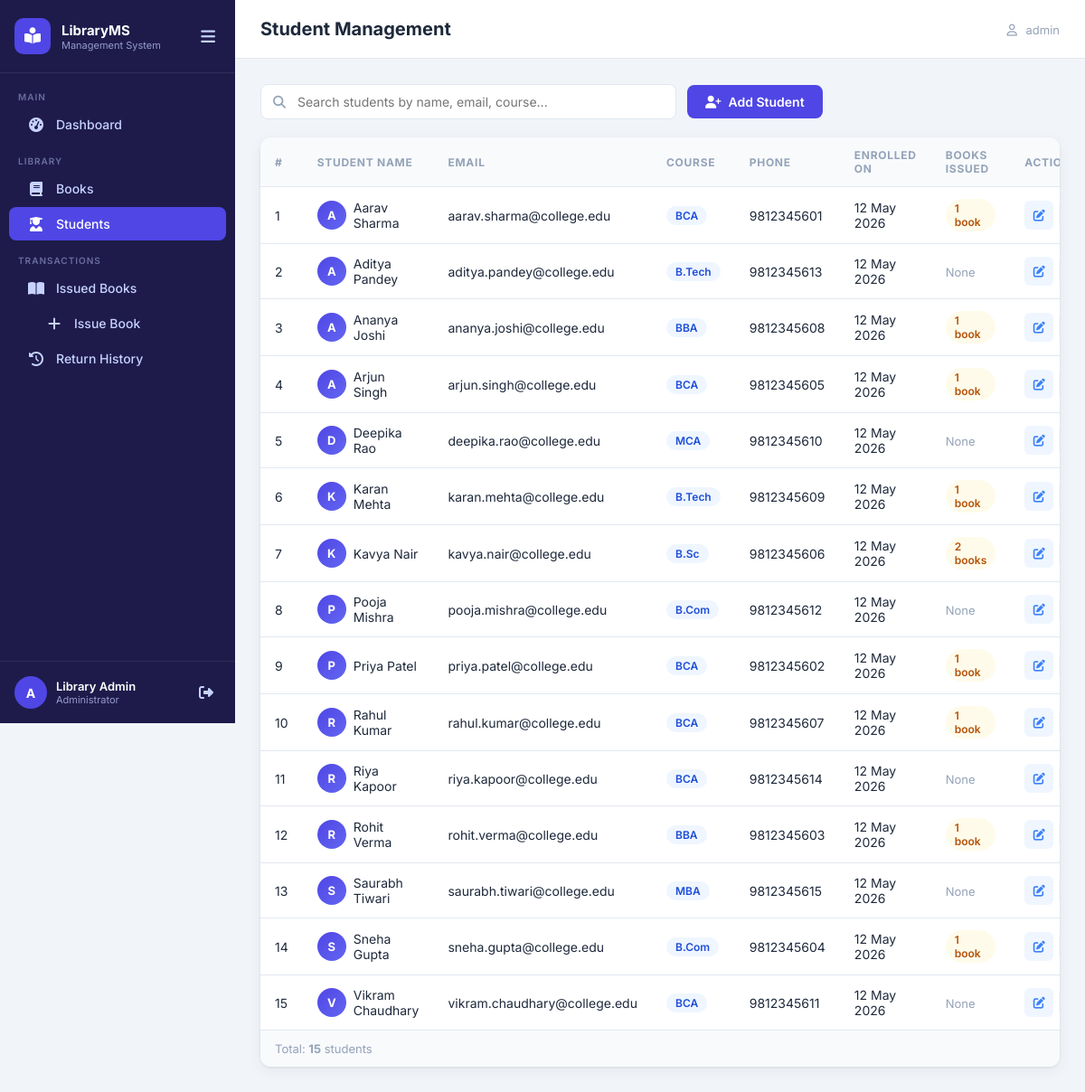
The app's page /students/ (signed in) with its own data.
### library/models.py (models this page shows, shortened)
class Student(models.Model):
    COURSE_CHOICES = [
        ('BCA', 'BCA'),
        ('BBA', 'BBA'),
        ('B.Com', 'B.Com'),
        ('B.Sc', 'B.Sc'),
        ('B.Tech', 'B.Tech'),
        ('MBA', 'MBA'),
        ('MCA', 'MCA'),
        ('M.Sc', 'M.Sc'),
    ]
    name = models.CharField(max_length=255)
    email = models.EmailField(unique=True)
    course = models.CharField(max_length=50, choices=COURSE_CHOICES, default='BCA')
    phone = models.CharField(max_length=15, blank=True, null=True)
    enrollment_date = models.DateField(auto_now_add=True)
    class Meta:
        ordering = ['name']
    @property
    def issued_books_count(self):
        return self.issuedbook_set.filter(returned=False).count()

### library/views.py (the view)
# urls.py: path('students/', views.student_list, name='student_list'),
@login_required
def student_list(request):
    query = request.GET.get('q', '').strip()
    students = Student.objects.all()
    if query:
        students = students.filter(
            Q(name__icontains=query) |
            Q(email__icontains=query) |
            Q(course__icontains=query)
        )
    return render(request, 'library/students.html', {'students': students, 'query': query})

### templates/library/students.html (shortened to what this page needs)
{% extends 'library/base.html' %}
{% block page_title %}Student Management{% endblock %}
{% block content %}
<div class="page-toolbar">
    <div class="search-box">
        <i class="fa-solid fa-magnifying-glass search-icon"></i>
        <input
            type="text"
            id="searchInput"
            class="search-input"
            placeholder="Search students by name, email, course..."
            value="{{ query }}"
            autocomplete="off"
        >
    </div>
    <a href="{% url 'add_student' %}" class="btn btn-primary">
        <i class="fa-solid fa-user-plus"></i> Add Student
    </a>
</div>
<div class="card">
    {% if students %}
    <div class="table-wrapper">
        <table class="table" id="studentsTable">
            <thead>
                <tr>
                    <th>#</th>
                    <th>Student Name</th>
                    <th>Email</th>
                    <th>Course</th>
                    <th>Phone</th>
                    <th>Enrolled On</th>
                    <th>Books Issued</th>
                    <th>Actions</th>
                </tr>
            </thead>
            <tbody>
                {% for student in students %}
                <tr>
                    <td>{{ forloop.counter }}</td>
                    <td>
                        <div class="student-cell">
                            <div class="student-avatar">{{ student.name|first|upper }}</div>
                            <span>{{ student.name }}</span>
                        </div>
                    </td>
                    <td>{{ student.email }}</td>
                    <td><span class="badge badge--blue">{{ student.course }}</span></td>
                    <td>{{ student.phone|default:"—" }}</td>
                    <td>{{ student.enrollment_date|date:"d M Y" }}</td>
                    <td>
                        {% if student.issued_books_count > 0 %}
                        <span class="badge badge--orange">{{ student.issued_books_count }} book{{ student.issued_books_count|pluralize }}</span>
                        {% else %}
                        <span class="text-muted">None</span>
                        {% endif %}
                    </td>
                    <td>
                        <div class="action-btns">
                            <a href="{% url 'edit_student' student.pk %}" class="btn-icon btn-icon--edit" title="Edit">
                                <i class="fa-solid fa-pen-to-square"></i>
                            </a>
                        </div>
                    </td>
                </tr>
                {% endfor %}
            </tbody>
        </table>
    </div>
    <div class="table-footer">
        <p class="table-count">Total: <strong>{{ students|length }}</strong> student{{ students|length|pluralize }}</p>
    </div>
    {% else %}
    <div class="empty-state">
        <i class="fa-solid fa-user-graduate empty-icon"></i>
        <p>No students found {% if query %}matching "{{ query }}"{% endif %}.</p>
        <a href="{% url 'add_student' %}" class="btn btn-primary">Add First Student</a>
    </div>
    {% endif %}
</div>
{% endblock %}

### templates/library/base.html (shortened to what this page needs)
<!DOCTYPE html>
<html lang="en">
<head>
    {% load static %}
    <link rel="stylesheet" href="{% static 'css/style.css' %}">
    <link rel="stylesheet" href="{% static 'css/sidebar.css' %}">
    <link rel="stylesheet" href="https://cdnjs.cloudflare.com/ajax/libs/font-awesome/6.5.0/css/all.min.css">
</head>
<body>
{% if user.is_authenticated %}
<aside class="sidebar" id="sidebar">
    <div class="sidebar-header">
        <div class="sidebar-logo">
            <i class="fa-solid fa-book-open-reader"></i>
        </div>
        <div class="sidebar-brand">
            <span class="brand-name">LibraryMS</span>
            <span class="brand-sub">Management System</span>
        </div>
        <button class="sidebar-toggle" id="sidebarToggle" aria-label="Toggle sidebar">
            <i class="fa-solid fa-bars"></i>
        </button>
    </div>
    <nav class="sidebar-nav">
        <div class="nav-group">
            <span class="nav-label">Main</span>
            <a href="{% url 'dashboard' %}" class="nav-item {% if request.resolver_match.url_name == 'dashboard' %}active{% endif %}">
                <i class="fa-solid fa-gauge-high"></i>
                <span>Dashboard</span>
            </a>
        </div>
        <div class="nav-group">
            <span class="nav-label">Library</span>
            <a href="{% url 'book_list' %}" class="nav-item {% if 'book' in request.resolver_match.url_name %}active{% endif %}">
                <i class="fa-solid fa-book"></i>
                <span>Books</span>
            </a>
            <a href="{% url 'student_list' %}" class="nav-item {% if 'student' in request.resolver_match.url_name %}active{% endif %}">
                <i class="fa-solid fa-user-graduate"></i>
                <span>Students</span>
            </a>
        </div>
        <div class="nav-group">
            <span class="nav-label">Transactions</span>
            <a href="{% url 'issued_books' %}" class="nav-item {% if request.resolver_match.url_name == 'issued_books' or request.resolver_match.url_name == 'issue_book' %}active{% endif %}">
                <i class="fa-solid fa-book-open"></i>
                <span>Issued Books</span>
            </a>
            <a href="{% url 'issue_book' %}" class="nav-item {% if request.resolver_match.url_name == 'issue_book' %}active{% endif %}" style="padding-left:2.5rem">
                <i class="fa-solid fa-plus"></i>
                <span>Issue Book</span>
            </a>
            <a href="{% url 'return_history' %}" class="nav-item {% if request.resolver_match.url_name == 'return_history' %}active{% endif %}">
                <i class="fa-solid fa-clock-rotate-left"></i>
                <span>Return History</span>
            </a>
        </div>
    </nav>
    <div class="sidebar-footer">
        <div class="user-info">
            <div class="user-avatar">{{ user.username|first|upper }}</div>
            <div>
                <p class="user-name">{{ user.get_full_name|default:user.username }}</p>
                <p class="user-role">Administrator</p>
            </div>
        </div>
        <a href="{% url 'logout' %}" class="logout-btn" title="Logout">
            <i class="fa-solid fa-right-from-bracket"></i>
        </a>
    </div>
</aside>
<div class="main-wrapper" id="mainWrapper">
    <header class="top-bar">
        <div class="page-title">
            <h1>{% block page_title %}Dashboard{% endblock %}</h1>
        </div>
        <div class="top-bar-actions">
            <span class="top-bar-user"><i class="fa-regular fa-user"></i> {{ user.username }}</span>
        </div>
    </header>
    <main class="main-content">
        {% block content %}{% endblock %}
    </main>
</div>
{% endif %}
</body>
</html>

### records on screen
Student: name|first "A", name "Aarav Sharma", email "aarav.sharma@college.edu", course "BCA", phone "9812345601", enrollment_date "12 May 2026", issued_books_count "1"
Student: name|first "A", name "Aditya Pandey", email "aditya.pandey@college.edu", course "B.Tech", phone "9812345613", enrollment_date "12 May 2026", shows "None"
Student: name|first "A", name "Ananya Joshi", email "ananya.joshi@college.edu", course "BBA", phone "9812345608", enrollment_date "12 May 2026", issued_books_count "1"
Student: name|first "A", name "Arjun Singh", email "arjun.singh@college.edu", course "BCA", phone "9812345605", enrollment_date "12 May 2026", issued_books_count "1"
Student: name|first "D", name "Deepika Rao", email "deepika.rao@college.edu", course "MCA", phone "9812345610", enrollment_date "12 May 2026", shows "None"
Student: name|first "K", name "Karan Mehta", email "karan.mehta@college.edu", course "B.Tech", phone "9812345609", enrollment_date "12 May 2026", issued_books_count "1"
Student: name|first "K", name "Kavya Nair", email "kavya.nair@college.edu", course "B.Sc", phone "9812345606", enrollment_date "12 May 2026", issued_books_count "2"
Student: name|first "P", name "Pooja Mishra", email "pooja.mishra@college.edu", course "B.Com", phone "9812345612", enrollment_date "12 May 2026", shows "None"
Student: name|first "P", name "Priya Patel", email "priya.patel@college.edu", course "BCA", phone "9812345602", enrollment_date "12 May 2026", issued_books_count "1"
Student: name|first "R", name "Rahul Kumar", email "rahul.kumar@college.edu", course "BCA", phone "9812345607", enrollment_date "12 May 2026", issued_books_count "1"
Student: name|first "R", name "Riya Kapoor", email "riya.kapoor@college.edu", course "BCA", phone "9812345614", enrollment_date "12 May 2026", shows "None"
Student: name|first "R", name "Rohit Verma", email "rohit.verma@college.edu", course "BBA", phone "9812345603", enrollment_date "12 May 2026", issued_books_count "1"
Student: name|first "S", name "Saurabh Tiwari", email "saurabh.tiwari@college.edu", course "MBA", phone "9812345615", enrollment_date "12 May 2026", shows "None"
Student: name|first "S", name "Sneha Gupta", email "sneha.gupta@college.edu", course "B.Com", phone "9812345604", enrollment_date "12 May 2026", issued_books_count "1"
Student: name|first "V", name "Vikram Chaudhary", email "vikram.chaudhary@college.edu", course "BCA", phone "9812345611", enrollment_date "12 May 2026", shows "None"

### other values on screen
{{ user.username|first|upper }} "A"
{{ user.get_full_name|default:user.username }} "Library Admin"
{{ user.username }} "admin"
{{ students|length }} "15"
